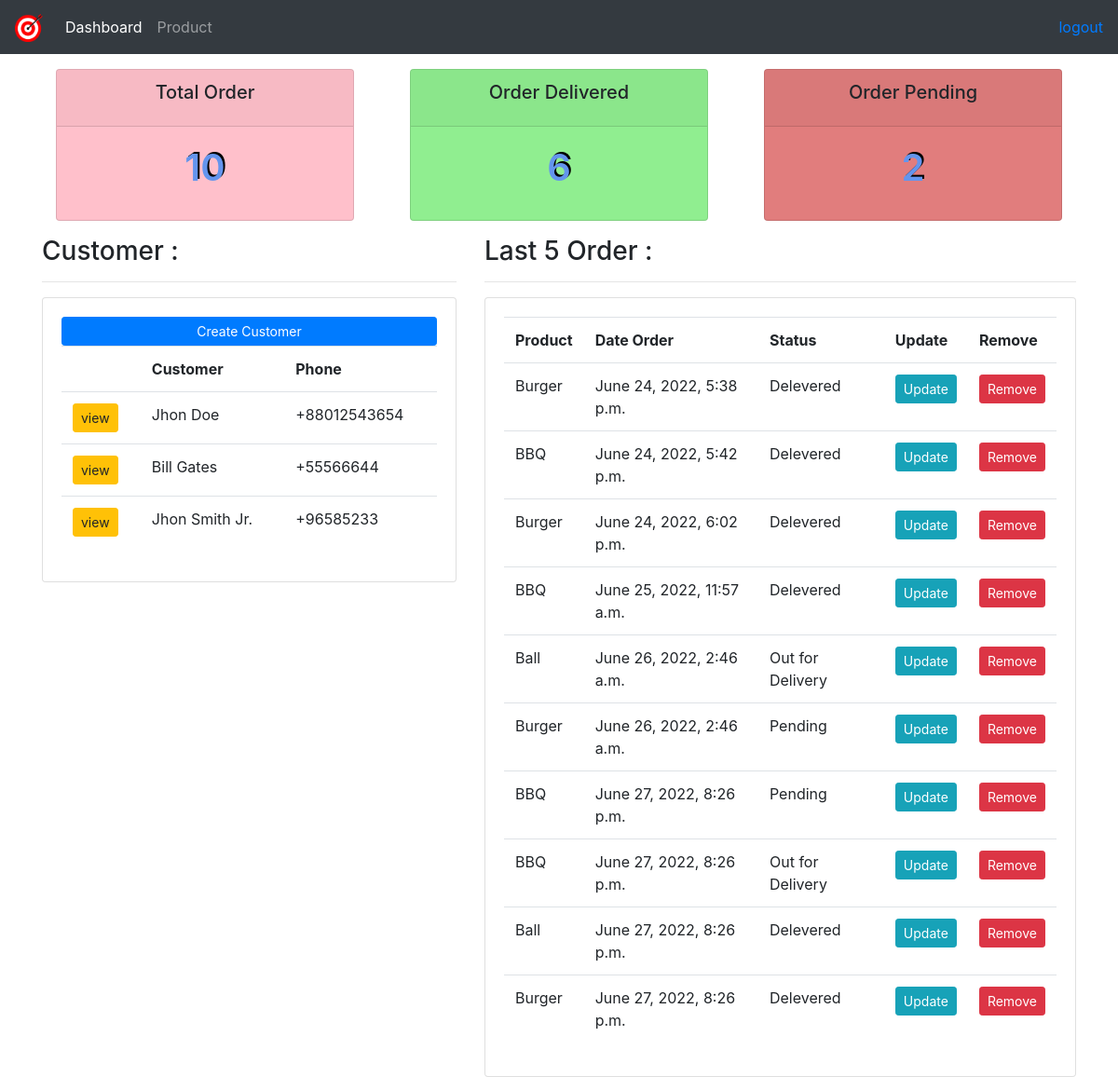
The app's page / (signed in) with its own data.
### account/models.py (models this page shows, shortened)
class Customer(models.Model):
    user = models.OneToOneField(User,null=True,blank=True,on_delete=models.CASCADE)
    name = models.CharField(max_length=200,null=True)
    phone = models.CharField(max_length=200,null=True)
    email = models.CharField(max_length=200,null=True)
    profile_pic = models.ImageField(null=True,blank=True)
    date_created = models.DateTimeField(auto_now_add=True,null=True)

class Order(models.Model):
    STATUS = (
        ('Pending','Pending'),
        ('Out for Delivery','Out for Delivery'),
        ('Delevered','Delevered'),
    )
    customer = models.ForeignKey(Customer,on_delete=models.SET_NULL,null=True)
    Product = models.ForeignKey(Product,on_delete=models.SET_NULL,null=True)
    date_created = models.DateTimeField(auto_now_add=True,null=True)
    status = models.CharField(max_length=200,null=True,choices=STATUS)
    note = models.CharField(max_length=1000,null=True,blank=True)

class Product(models.Model):
    CETAGORY = (
        ('Indoor','Indoor'),
        ('Outdoor','Outdoor'),
    )
    name = models.CharField(max_length=200,null=True)
    price = models.FloatField(null=True)
    category = models.CharField(max_length=200,null=True,choices=CETAGORY)
    description = models.CharField(max_length=300,null=True,blank=True)
    tag = models.ManyToManyField(Tag)
    date_created = models.DateTimeField(auto_now_add=True,null=True)

### account/decorators.py (the view)
    def wrapper(request,*args,**kwargs):
        group = None
        if request.user.groups.exists():
            group = request.user.groups.all()[0].name
            if group == 'customer':
                return redirect('user')
            if group == 'admin':
                return view_func(request,*args,**kwargs)

### account/views.py (called while the page is built)
@login_required(login_url='login')
@admin_only
def dashboard(request):
    customer = Customer.objects.all()
    product = Product.objects.all()
    order = Order.objects.all()
    total_order = order.count()
    delivered = order.filter(status = 'Delevered').count()
    pending = order.filter(status = 'Pending').count()
    context = {'customers':customer,'products':product,'orders':order,'total_order':total_order,'pending':pending,'delivered':delivered}
    return render(request,'account/dashboard.html',context)

### account/templates/account/dashboard.html
{% extends 'main.html' %}
{% block navbar %}
{% include 'nav.html' %}
{% endblock %}
{% block content %}
{% include 'account/status.html' %}
<div class="row">
    <div class="col-md-5">
        <h3>Customer : </h3>
        <hr>
        <div class="card card-body">
            <a href="#" class="btn btn-primary btn-sm ">Create Customer</a>
            <table class='table'>
                <tr>
                    <th></th>
                    <th>Customer</th>
                    <th>Phone</th>
                </tr>
                {% for customer in customers %}
                    <tr>
                        <td> <a href="{% url 'customer' customer.id %}" class="btn btn-sm btn-warning">view</a></td>
                        <td>{{ customer.name }}</td>
                        <td>{{ customer.phone }}</td>
                    </tr>
                {% endfor %}
            </table>
        </div>
    </div>
    <div class="col-md-7">
        <h3>Last 5 Order : </h3>
        <hr>
        <div class="card card-body">
            <table class='table'>
                <tr>
                    <th>Product</th>
                    <th>Date Order</th>
                    <th>Status</th>
                    <th>Update</th>
                    <th>Remove</th>
                </tr>
                {% for order in orders %}
                    <tr>
                        <td>{{ order.Product.name }}</td>
                        <td>{{ order.date_created }}</td>
                        <td>{{ order.status }}</td>
                        <td><a href="{% url 'update-order' order.id %}" class="btn btn-sm btn-info ">Update</a></td>
                        <td><a href="{% url 'delete-order' order.id %}" class="btn btn-sm btn-danger">Remove</a></td>
                    </tr>
                {% endfor %}
            </table>
        </div>
    </div>
</div>
{% endblock %}

### account/templates/main.html (shortened to what this page needs)
<!doctype html>
<html lang="en">
    {% load static %}
<head>
    <link rel="stylesheet" href="https://cdn.jsdelivr.net/npm/bootstrap@4.6.1/dist/css/bootstrap.min.css"
>
    <link rel="stylesheet" href="https://cdnjs.cloudflare.com/ajax/libs/font-awesome/6.1.1/css/all.min.css"
 />
    {% block css %} <link rel="stylesheet" href="{% static '/css/main.css' %}"> {% endblock %}
</head>
<body>
    {% block navbar %}
    {% endblock %}
    <div class="container">
        {% block content %}
        {% endblock %}
    </div>
</body>
</html>

### account/templates/nav.html (shortened to what this page needs)
{% load static %}
<nav class="navbar navbar-expand-lg navbar-dark bg-dark">
    <a class="navbar-brand" href="#">
        <img src="{% static 'images/target.png' %}" width="30" height="30" alt="">
    </a>
    <div class="collapse navbar-collapse" id="navbarNav">
        <ul class="navbar-nav">
            {% if request.user.is_staff %}
            <li class="nav-item active">
                <a class="nav-link" href="{% url 'home' %}">Dashboard <span class="sr-only">(current)</span></a>
            </li>
            <li class="nav-item">
                <a class="nav-link" href="{% url 'product' %}">Product</a>
            </li>
            {% else %}
            <li class="nav-item">
                <a class="nav-link" href="{% url 'account' %}">Settings</a>
            </li>
            {% endif %}
        </ul>
    </div>
    <a href="{% url 'logout' %}">logout</a>
</nav>

### account/templates/account/status.html
<div class="row my-3">
    <div class="col">
        <div class="col-md">
            <div class="card text-center status" id="total_order">
                <div class="card-header">
                    <h5 class="card-title">Total Order</h5>
                </div>
                <div class="card-body">
                    <h3 class="card-title">{{ total_order }}</h3>
                </div>
            </div>
        </div>
    </div>
    <div class="col">
        <div class="col-md">
            <div class="card text-center status" id="delivered-order">
                <div class="card-header">
                    <h5 class="card-title">Order Delivered</h5>
                </div>
                <div class="card-body">
                    <h3 class="card-title">{{delivered}}</h3>
                </div>
            </div>
        </div>
    </div>
    <div class="col">
        <div class="col-md">
            <div class="card text-center status" id="pending_order">
                <div class="card-header">
                    <h5 class="card-title">Order Pending</h5>
                </div>
                <div class="card-body">
                    <h3 class="card-title">{{ pending }}</h3>
                </div>
            </div>
        </div>
    </div>
</div>

### static/css/main.css (style rules this page uses)
#total_order { background: pink; }
.status .card-body h3 { font-size: 40px !important; font-weight: 600; text-shadow: black 2px -2px; color: cornflowerblue; }
#delivered-order { background: lightgreen; }
#pending_order { background: #e17d7d; }

### records on screen
Customer: name "Jhon Doe", phone "+88012543654"
Customer: name "Bill Gates", phone "+55566644"
Customer: name "Jhon Smith Jr.", phone "+96585233"
Order: Product.name "Burger", date_created "June 24, 2022, 5:38 p.m.", status "Delevered"
Order: Product.name "BBQ", date_created "June 24, 2022, 5:42 p.m.", status "Delevered"
Order: Product.name "Burger", date_created "June 24, 2022, 6:02 p.m.", status "Delevered"
Order: Product.name "BBQ", date_created "June 25, 2022, 11:57 a.m.", status "Delevered"
Order: Product.name "Ball", date_created "June 26, 2022, 2:46 a.m.", status "Out for Delivery"
Order: Product.name "Burger", date_created "June 26, 2022, 2:46 a.m.", status "Pending"
Order: Product.name "BBQ", date_created "June 27, 2022, 8:26 p.m.", status "Pending"
Order: Product.name "BBQ", date_created "June 27, 2022, 8:26 p.m.", status "Out for Delivery"
Order: Product.name "Ball", date_created "June 27, 2022, 8:26 p.m.", status "Delevered"
Order: Product.name "Burger", date_created "June 27, 2022, 8:26 p.m.", status "Delevered"

### other values on screen
{{ total_order }} "10"
{{ delivered }} "6"
{{ pending }} "2"
